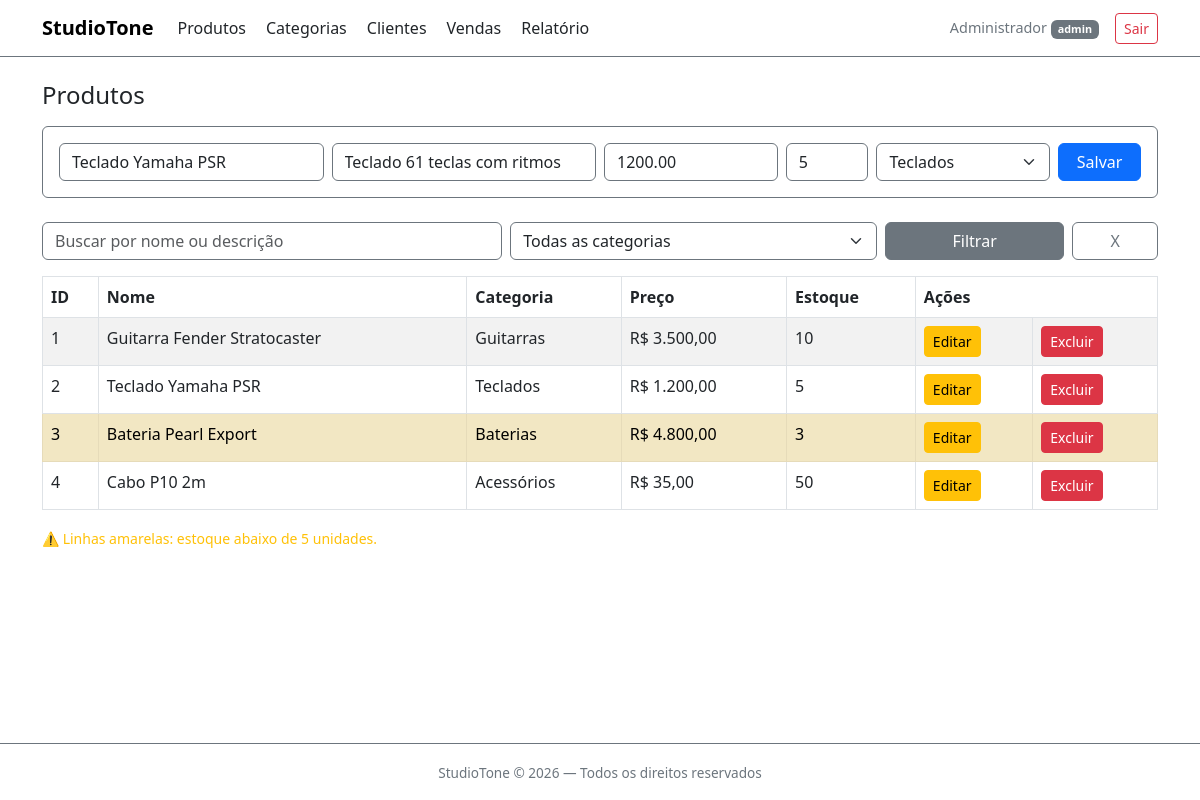
Page /produtos/index.php?id=2 (signed in) on the committed database.
### tables this page shows
CREATE TABLE `produtos` (
  `id` int NOT NULL AUTO_INCREMENT,
  `nome` varchar(200) NOT NULL,
  `descricao` text,
  `preco` decimal(10,2) NOT NULL,
  `estoque` int DEFAULT 0,
  `categoria_id` int,
  PRIMARY KEY (`id`),
  FOREIGN KEY (`categoria_id`) REFERENCES `categorias`(`id`)
);

CREATE TABLE `categorias` (
  `id` int NOT NULL AUTO_INCREMENT,
  `nome` varchar(80) UNIQUE NOT NULL,
  `descricao` text,
  PRIMARY KEY (`id`)
);

### produtos/index.php (the view, shortened to what this page needs)
<?php
    include '../conexao.php';
    $where = "WHERE 1=1";
    $params = [];
    $sql = "SELECT p.*, c.nome AS categoria FROM produtos p LEFT JOIN categorias c ON p.categoria_id = c.id $where";
    $stmt = $conexao->prepare($sql);
    $stmt->execute($params);
    $categorias = $conexao->query("SELECT * FROM categorias")->fetchAll(PDO::FETCH_OBJ);
    $prod = null;
    if (isset($_GET['id'])) {
        $s = $conexao->prepare("SELECT * FROM produtos WHERE id = :id");
        $s->bindParam(':id', $_GET['id']);
        $s->execute();
        $prod = $s->fetch(PDO::FETCH_OBJ);
    }
?>
<!DOCTYPE html>
<html lang="pt-br" data-bs-theme="white">
<head>
    <link href="https://cdn.jsdelivr.net/npm/bootstrap@5.3.0/dist/css/bootstrap.min.css" rel="stylesheet">
</head>
<body class="bg-white text-dark d-flex flex-column min-vh-100">
<?php include '../navbar.php'; ?>
<div class="container flex-grow-1">
    <h4 class="mb-3">Produtos</h4>
    <div class="card bg-white border border-secondary mb-4">
        <div class="card-body">
            <form action="inserir.php" method="post">
                <div class="row g-2">
                    <div class="col-md-3">
                        <input type="text" name="nome" class="form-control bg-white text-dark border-secondary" placeholder="Nome" value="<?php echo $prod ? $prod->nome : '' ?>" required>
                    </div>
                    <div class="col-md-3">
                        <input type="text" name="descricao" class="form-control bg-white text-dark border-secondary" placeholder="Descrição" value="<?php echo $prod ? $prod->descricao : '' ?>">
                    </div>
                    <div class="col-md-2">
                        <input type="number" step="0.01" name="preco" class="form-control bg-white text-dark border-secondary" placeholder="Preço" value="<?php echo $prod ? $prod->preco : '' ?>" required>
                    </div>
                    <div class="col-md-1">
                        <input type="number" name="estoque" class="form-control bg-white text-dark border-secondary" placeholder="Estoque" value="<?php echo $prod ? $prod->estoque : 0 ?>">
                    </div>
                    <div class="col-md-2">
                        <select name="categoria_id" class="form-select bg-white text-dark border-secondary">
                            <?php foreach ($categorias as $c): ?>
                                <option value="<?php echo $c->id ?>" <?php echo ($prod && $prod->categoria_id == $c->id) ? 'selected' : '' ?>>
                                    <?php echo $c->nome ?>
                                </option>
                            <?php endforeach; ?>
                        </select>
                    </div>
                    <div class="col-md-1">
                        <button type="submit" class="btn btn-primary w-100">Salvar</button>
                    </div>
                </div>
            </form>
        </div>
    </div>
    <form method="get" class="row g-2 mb-3">
        <div class="col-md-5">
            <input type="text" name="busca" class="form-control bg-white text-dark border-secondary" placeholder="Buscar por nome ou descrição" value="<?php echo $_GET['busca'] ?? '' ?>">
        </div>
        <div class="col-md-4">
            <select name="categoria_id" class="form-select bg-white text-dark border-secondary">
                <option value="">Todas as categorias</option>
            </select>
        </div>
        <div class="col-md-2">
            <button type="submit" class="btn btn-secondary w-100">Filtrar</button>
        </div>
        <div class="col-md-1">
            <a href="index.php" class="btn btn-outline-secondary w-100">X</a>
        </div>
    </form>
    <table class="table table-white table-bordered table-striped table-hover">
        <thead>
            <tr>
                <th>ID</th><th>Nome</th><th>Categoria</th><th>Preço</th><th>Estoque</th><th colspan="2">Ações</th>
            </tr>
        </thead>
        <tbody>
        <?php while ($linha = $stmt->fetch(PDO::FETCH_OBJ)): ?>
            <tr <?php echo $linha->estoque < 5 ? 'class="table-warning"' : '' ?>>
                <td><?php echo $linha->id ?></td>
                <td><?php echo $linha->nome ?></td>
                <td><?php echo $linha->categoria ?></td>
                <td>R$ <?php echo number_format($linha->preco, 2, ',', '.') ?></td>
                <td><?php echo $linha->estoque ?></td>
                <td><a href="index.php?id=<?php echo $linha->id ?>" class="btn btn-sm btn-warning">Editar</a></td>
                <td><a href="excluir.php?id=<?php echo $linha->id ?>" class="btn btn-sm btn-danger" onclick="return confirm('Excluir?')">Excluir</a></td>
            </tr>
        <?php endwhile; ?>
        </tbody>
    </table>
    <small class="text-warning">⚠️ Linhas amarelas: estoque abaixo de 5 unidades.</small>
</div>
<?php include '../footer.php'; ?>
</body>
</html>

### rows in the picture
produtos: nome "Teclado Yamaha PSR", descricao "Teclado 61 teclas com ritmos", preco "1200.00", estoque "5", categoria_id "Teclados", id "2", categoria.nome "Teclados", preco "1.200,00"
produtos: id "1", nome "Guitarra Fender Stratocaster", categoria.nome "Guitarras", preco "3.500,00", estoque "10"
produtos: id "3", nome "Bateria Pearl Export", categoria.nome "Baterias", preco "4.800,00", estoque "3"
produtos: id "4", nome "Cabo P10 2m", categoria.nome "Acessórios", preco "35,00", estoque "50"

### other values in the picture
$_SESSION['nome'] "Administrador"
$_SESSION['perfil'] "admin"
